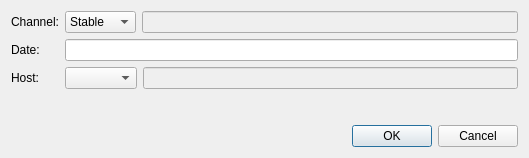
<?xml version="1.0" encoding="UTF-8"?>
<ui version="4.0">
 <class>InstallToolchain</class>
 <widget class="QDialog" name="InstallToolchain">
  <property name="geometry">
   <rect>
    <x>0</x>
    <y>0</y>
    <width>529</width>
    <height>158</height>
   </rect>
  </property>
  <property name="windowTitle">
   <string>Install Toolchain</string>
  </property>
  <layout class="QVBoxLayout" name="verticalLayout">
   <item>
    <layout class="QGridLayout" name="gridLayout">
     <item row="0" column="0">
      <widget class="QLabel" name="label">
       <property name="text">
        <string>Channel:</string>
       </property>
      </widget>
     </item>
     <item row="1" column="0">
      <widget class="QLabel" name="label_2">
       <property name="text">
        <string>Date:</string>
       </property>
      </widget>
     </item>
     <item row="1" column="1">
      <widget class="QLineEdit" name="lineEditDate"/>
     </item>
     <item row="0" column="1">
      <layout class="QHBoxLayout" name="horizontalLayout">
       <property name="topMargin">
        <number>0</number>
       </property>
       <item>
        <widget class="QComboBox" name="comboBoxChannel">
         <item>
          <property name="text">
           <string>Stable</string>
          </property>
         </item>
         <item>
          <property name="text">
           <string>Beta</string>
          </property>
         </item>
         <item>
          <property name="text">
           <string>Nightly</string>
          </property>
         </item>
         <item>
          <property name="text">
           <string>Version</string>
          </property>
         </item>
        </widget>
       </item>
       <item>
        <widget class="QLineEdit" name="lineEditChannel">
         <property name="enabled">
          <bool>false</bool>
         </property>
        </widget>
       </item>
      </layout>
     </item>
     <item row="2" column="0">
      <widget class="QLabel" name="label_3">
       <property name="text">
        <string>Host:</string>
       </property>
      </widget>
     </item>
     <item row="2" column="1">
      <layout class="QHBoxLayout" name="horizontalLayout_2">
       <property name="topMargin">
        <number>0</number>
       </property>
       <item>
        <widget class="QComboBox" name="comboBoxHost"/>
       </item>
       <item>
        <widget class="QLineEdit" name="lineEditHost">
         <property name="enabled">
          <bool>false</bool>
         </property>
        </widget>
       </item>
      </layout>
     </item>
    </layout>
   </item>
   <item>
    <spacer name="verticalSpacer">
     <property name="orientation">
      <enum>Qt::Vertical</enum>
     </property>
     <property name="sizeHint" stdset="0">
      <size>
       <width>20</width>
       <height>40</height>
      </size>
     </property>
    </spacer>
   </item>
   <item>
    <widget class="QDialogButtonBox" name="buttonBox">
     <property name="orientation">
      <enum>Qt::Horizontal</enum>
     </property>
     <property name="standardButtons">
      <set>QDialogButtonBox::Cancel|QDialogButtonBox::Ok</set>
     </property>
    </widget>
   </item>
  </layout>
 </widget>
 <resources/>
 <connections>
  <connection>
   <sender>buttonBox</sender>
   <signal>accepted()</signal>
   <receiver>InstallToolchain</receiver>
   <slot>accept()</slot>
   <hints>
    <hint type="sourcelabel">
     <x>248</x>
     <y>254</y>
    </hint>
    <hint type="destinationlabel">
     <x>157</x>
     <y>274</y>
    </hint>
   </hints>
  </connection>
  <connection>
   <sender>buttonBox</sender>
   <signal>rejected()</signal>
   <receiver>InstallToolchain</receiver>
   <slot>reject()</slot>
   <hints>
    <hint type="sourcelabel">
     <x>316</x>
     <y>260</y>
    </hint>
    <hint type="destinationlabel">
     <x>286</x>
     <y>274</y>
    </hint>
   </hints>
  </connection>
 </connections>
</ui>
